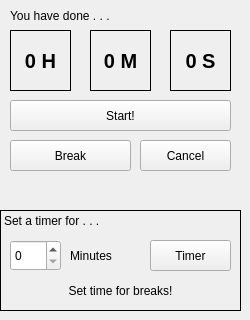
    <widget class="QWidget" name="tab_3">
     <attribute name="title">
      <string>Work</string>
     </attribute>
     <widget class="QLabel" name="label_8">
      <property name="geometry">
       <rect>
        <x>10</x>
        <y>0</y>
        <width>221</width>
        <height>31</height>
       </rect>
      </property>
      <property name="text">
       <string>You have done . . .</string>
      </property>
     </widget>
     <widget class="QLabel" name="label_9">
      <property name="geometry">
       <rect>
        <x>10</x>
        <y>30</y>
        <width>61</width>
        <height>61</height>
       </rect>
      </property>
      <property name="font">
       <font>
        <pointsize>15</pointsize>
        <weight>75</weight>
        <bold>true</bold>
       </font>
      </property>
      <property name="frameShape">
       <enum>QFrame::Panel</enum>
      </property>
      <property name="text">
       <string>0 H</string>
      </property>
      <property name="alignment">
       <set>Qt::AlignCenter</set>
      </property>
     </widget>
     <widget class="QLabel" name="label_10">
      <property name="geometry">
       <rect>
        <x>90</x>
        <y>30</y>
        <width>61</width>
        <height>61</height>
       </rect>
      </property>
      <property name="font">
       <font>
        <pointsize>15</pointsize>
        <weight>75</weight>
        <bold>true</bold>
       </font>
      </property>
      <property name="frameShape">
       <enum>QFrame::Panel</enum>
      </property>
      <property name="text">
       <string>0 M</string>
      </property>
      <property name="alignment">
       <set>Qt::AlignCenter</set>
      </property>
     </widget>
     <widget class="QLabel" name="label_11">
      <property name="geometry">
       <rect>
        <x>170</x>
        <y>30</y>
        <width>61</width>
        <height>61</height>
       </rect>
      </property>
      <property name="font">
       <font>
        <pointsize>15</pointsize>
        <weight>75</weight>
        <bold>true</bold>
       </font>
      </property>
      <property name="frameShape">
       <enum>QFrame::Panel</enum>
      </property>
      <property name="text">
       <string>0 S</string>
      </property>
      <property name="alignment">
       <set>Qt::AlignCenter</set>
      </property>
     </widget>
     <widget class="QPushButton" name="pushButton_3">
      <property name="geometry">
       <rect>
        <x>150</x>
        <y>240</y>
        <width>81</width>
        <height>31</height>
       </rect>
      </property>
      <property name="text">
       <string>Timer</string>
      </property>
     </widget>
     <widget class="QPushButton" name="pushButton_4">
      <property name="geometry">
       <rect>
        <x>140</x>
        <y>140</y>
        <width>91</width>
        <height>31</height>
       </rect>
      </property>
      <property name="text">
       <string>Cancel</string>
      </property>
     </widget>
     <widget class="QPushButton" name="pushButton_5">
      <property name="geometry">
       <rect>
        <x>10</x>
        <y>100</y>
        <width>221</width>
        <height>31</height>
       </rect>
      </property>
      <property name="text">
       <string>Start!</string>
      </property>
     </widget>
     <widget class="QSpinBox" name="spinBox_2">
      <property name="geometry">
       <rect>
        <x>10</x>
        <y>240</y>
        <width>51</width>
        <height>31</height>
       </rect>
      </property>
      <property name="maximum">
       <number>999</number>
      </property>
     </widget>
     <widget class="QLabel" name="label_13">
      <property name="geometry">
       <rect>
        <x>70</x>
        <y>240</y>
        <width>71</width>
        <height>31</height>
       </rect>
      </property>
      <property name="text">
       <string>Minutes</string>
      </property>
     </widget>
     <widget class="QLabel" name="label_12">
      <property name="geometry">
       <rect>
        <x>0</x>
        <y>210</y>
        <width>241</width>
        <height>101</height>
       </rect>
      </property>
      <property name="cursor">
       <cursorShape>ArrowCursor</cursorShape>
      </property>
      <property name="frameShape">
       <enum>QFrame::Box</enum>
      </property>
      <property name="text">
       <string>Set a timer for . . .</string>
      </property>
      <property name="alignment">
       <set>Qt::AlignLeading|Qt::AlignLeft|Qt::AlignTop</set>
      </property>
     </widget>
     <widget class="QLabel" name="label_2">
      <property name="geometry">
       <rect>
        <x>10</x>
        <y>280</y>
        <width>221</width>
        <height>21</height>
       </rect>
      </property>
      <property name="text">
       <string>Set time for breaks!</string>
      </property>
      <property name="alignment">
       <set>Qt::AlignCenter</set>
      </property>
     </widget>
     <widget class="QPushButton" name="pushButton_6">
      <property name="geometry">
       <rect>
        <x>10</x>
        <y>140</y>
        <width>121</width>
        <height>31</height>
       </rect>
      </property>
      <property name="text">
       <string>Break</string>
      </property>
     </widget>
     <zorder>label_13</zorder>
     <zorder>label_12</zorder>
     <zorder>label_8</zorder>
     <zorder>label_9</zorder>
     <zorder>label_10</zorder>
     <zorder>label_11</zorder>
     <zorder>pushButton_3</zorder>
     <zorder>pushButton_4</zorder>
     <zorder>pushButton_5</zorder>
     <zorder>spinBox_2</zorder>
     <zorder>label_2</zorder>
     <zorder>pushButton_6</zorder>
    </widget>
